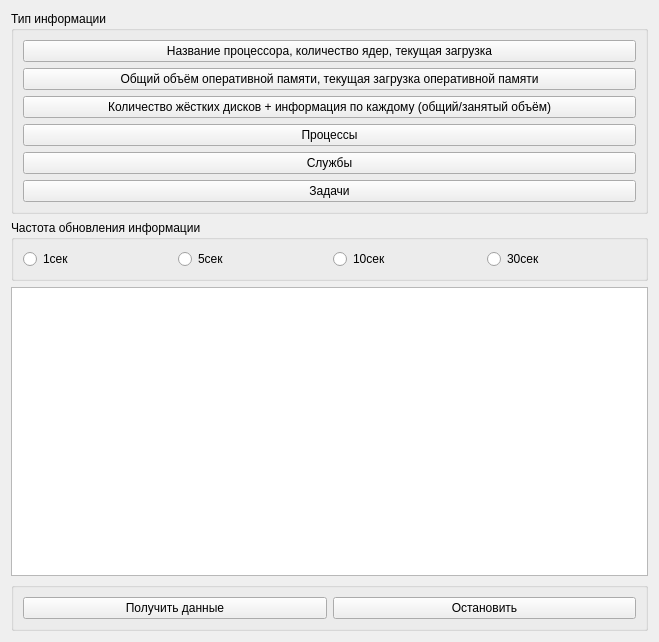
<?xml version="1.0" encoding="UTF-8"?>
<ui version="4.0">
 <class>Form</class>
 <widget class="QWidget" name="Form">
  <property name="geometry">
   <rect>
    <x>0</x>
    <y>0</y>
    <width>659</width>
    <height>642</height>
   </rect>
  </property>
  <property name="windowTitle">
   <string>Диспетчер задач</string>
  </property>
  <layout class="QVBoxLayout" name="verticalLayout_2">
   <item>
    <widget class="QGroupBox" name="groupBox">
     <property name="title">
      <string>Тип информации</string>
     </property>
     <layout class="QVBoxLayout" name="verticalLayout">
      <item>
       <widget class="QPushButton" name="pushButton">
        <property name="font">
         <font>
          <pointsize>9</pointsize>
          <bold>false</bold>
         </font>
        </property>
        <property name="text">
         <string>Название процессора, количество ядер, текущая загрузка</string>
        </property>
       </widget>
      </item>
      <item>
       <widget class="QPushButton" name="pushButton_2">
        <property name="text">
         <string>Общий объём оперативной памяти, текущая загрузка оперативной памяти</string>
        </property>
       </widget>
      </item>
      <item>
       <widget class="QPushButton" name="pushButton_3">
        <property name="text">
         <string>Количество жёстких дисков + информация по каждому (общий/занятый объём)</string>
        </property>
       </widget>
      </item>
      <item>
       <widget class="QPushButton" name="pushButton_4">
        <property name="text">
         <string>Процессы</string>
        </property>
       </widget>
      </item>
      <item>
       <widget class="QPushButton" name="pushButton_5">
        <property name="text">
         <string>Службы</string>
        </property>
       </widget>
      </item>
      <item>
       <widget class="QPushButton" name="pushButton_6">
        <property name="text">
         <string>Задачи</string>
        </property>
       </widget>
      </item>
     </layout>
    </widget>
   </item>
   <item>
    <widget class="QGroupBox" name="groupBox_2">
     <property name="title">
      <string>Частота обновления информации</string>
     </property>
     <layout class="QHBoxLayout" name="horizontalLayout">
      <item>
       <widget class="QRadioButton" name="radioButton">
        <property name="text">
         <string>1сек</string>
        </property>
       </widget>
      </item>
      <item>
       <widget class="QRadioButton" name="radioButton_2">
        <property name="text">
         <string>5сек</string>
        </property>
       </widget>
      </item>
      <item>
       <widget class="QRadioButton" name="radioButton_3">
        <property name="text">
         <string>10сек</string>
        </property>
       </widget>
      </item>
      <item>
       <widget class="QRadioButton" name="radioButton_4">
        <property name="text">
         <string>30сек</string>
        </property>
       </widget>
      </item>
     </layout>
    </widget>
   </item>
   <item>
    <widget class="QPlainTextEdit" name="plainTextEdit"/>
   </item>
   <item>
    <widget class="QGroupBox" name="groupBox_3">
     <property name="title">
      <string/>
     </property>
     <layout class="QHBoxLayout" name="horizontalLayout_2">
      <item>
       <widget class="QPushButton" name="pushButton_7">
        <property name="text">
         <string>Получить данные</string>
        </property>
       </widget>
      </item>
      <item>
       <widget class="QPushButton" name="pushButton_8">
        <property name="text">
         <string>Остановить</string>
        </property>
       </widget>
      </item>
     </layout>
    </widget>
   </item>
  </layout>
 </widget>
 <resources/>
 <connections/>
</ui>
